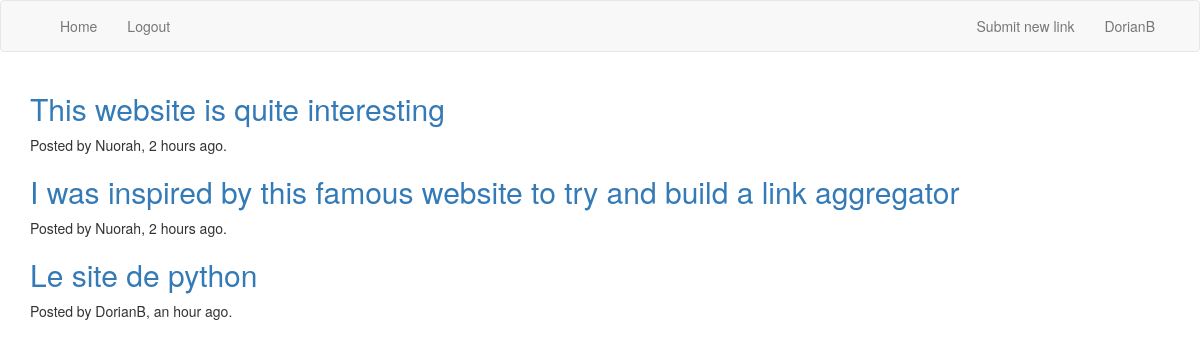
The page /index (signed in) on the database its author committed.
### app/models.py (models this page shows, shortened)
class User(UserMixin, db.Model):
	id = db.Column(db.Integer, primary_key=True)
	username = db.Column(db.String(64), index=True, unique=True)
	password_hash = db.Column(db.String(128))
	karma = db.Column(db.Integer)
	posts = db.relationship('Post', backref='author', lazy='dynamic')

class Post(db.Model):
	id = db.Column(db.Integer, primary_key=True)
	title = db.Column(db.String(64))
	url = db.Column(db.String(512))
	timestamp = db.Column(db.DateTime, index=True, default=datetime.utcnow)
	score = db.Column(db.Integer)
	user_id = db.Column(db.Integer, db.ForeignKey('user.id'))

### app/routes.py (the view)
@app.route('/')
@app.route('/index')
def index():
	posts = Post.query.all()
	for post in posts:
		print(post.title)
	return render_template('index.html', title = 'Front page', posts=posts)

### app/models.py (called while the page is built)
@login.user_loader
def load_user(id):
    return User.query.get(int(id))

### app/templates/index.html
{% extends "base.html" %}
{% block app_content %}
    {% if posts %}
    	{% for post in posts %}
    	<h2><a href={{ post.url }}>{{ post.title }}</a></h2>
    	<p>Posted by {{ post.author.username }}, {{ moment(post.timestamp).fromNow() }}.<p>
    	{% endfor %}
    {% endif %}
{% endblock %}

### app/templates/base.html (shortened to what this page needs)
{% extends 'bootstrap/base.html' %}
	{% block navbar %}
	<nav class="navbar navbar-default">
		<div class="container">
			<div class="collapse navbar-collapse" id="bs-example-navbar-collapse-1">
				<ul class="nav navbar-nav">
					<li><a href="{{ url_for('index') }}">Home</a></li>
					{% if current_user.is_anonymous %}
					<li><a href="{{ url_for('login') }}">Login</a></li>
					{% else %}
					<li><a href="{{ url_for('logout') }}">Logout</a></li>
				</ul>
				<ul class="nav navbar-nav navbar-right">
					<li><a href="{{ url_for('submit') }}">Submit new link</a></li>
					<li><a href="">{{ current_user.username }}</a></li>
					{% endif %}
				</ul>
			</div>
		</div>
	</nav>
	{% endblock %}
	{% block content %}
	<div class="container">
		{% block app_content %}{% endblock %}
	</div>
	{% endblock %}

### rows shown on the page
User: username "DorianB"
Post: title "This website is quite interesting", author.username "Nuorah", timestamp "2 hours ago"
Post: title "I was inspired by this famous website to try and build a link aggregator", author.username "Nuorah", timestamp "2 hours ago"
Post: title "Le site de python", author.username "DorianB", timestamp "an hour ago"
